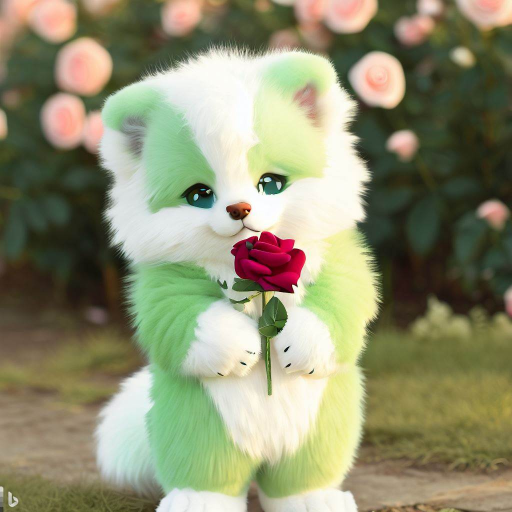
#> input picture 01basic/my_image.jpg, 1024 x 1024 px (shown at 1/2 size)
$ python 02-cut-resize.py
#> lines starting #> are read from the running program, lines starting #| are printed output that depends on the picture
from PIL import Image

# Mở ảnh từ tệp tin
image = Image.open("my_image.jpg")
#> image is the input picture: PIL image 1024x1024 RGB; mean R, G, B 142.6, 143.2, 112.6

# Kích thước của khu vực cắt (left, upper, right, lower)
box = (150, 100, 850, 600)  # Ví dụ: cắt một hình vuông từ góc (100, 100) đến (400, 400)

# Cắt ảnh
cropped_image = image.crop(box)
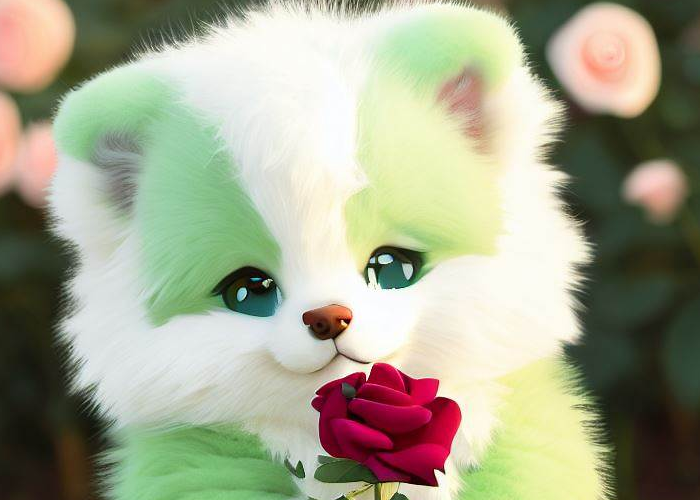
#> cropped_image: PIL image 700x500 RGB; mean R, G, B 163.7, 165.8, 141.8

# Hiển thị ảnh cắt
cropped_image.show()

# Kích thước mới (width, height)
new_size = (800, 600)  # Ví dụ: thay đổi kích thước thành 800x600 pixels

# Thay đổi kích thước ảnh
resized_image = cropped_image.resize(new_size)
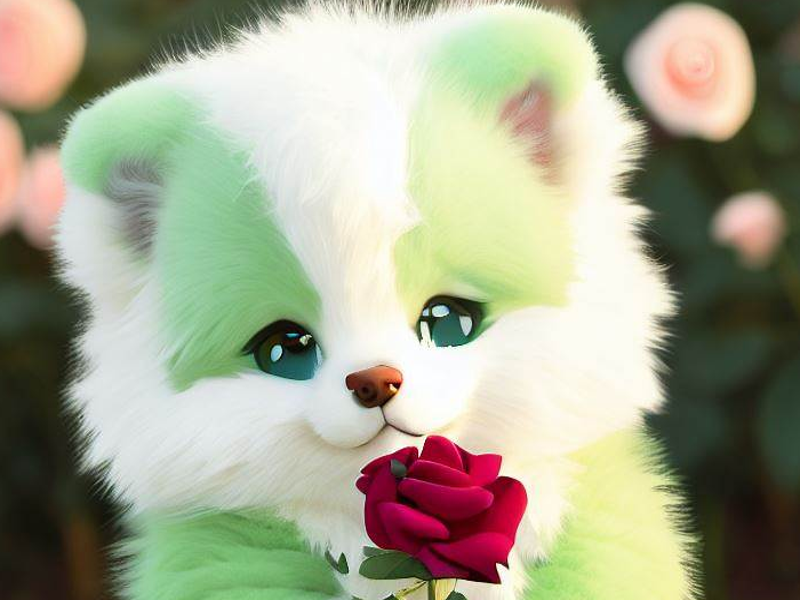
#> resized_image: PIL image 800x600 RGB; mean R, G, B 163.7, 165.8, 141.8

# Hiển thị ảnh sau khi thay đổi kích thước
resized_image.show()

# Đóng ảnh sau khi hoàn thành
image.close()
cropped_image.close()
resized_image.close()
